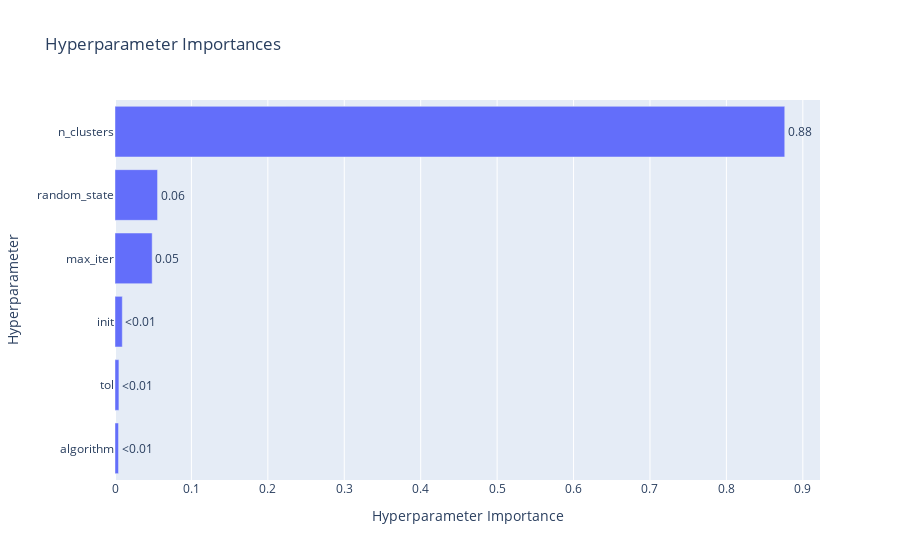

The notebook cell saved with this chart:
### Code cell
plot_param_importances(study)

### Figure 1 — Plotly figure (JSON) as saved in the notebook; plotly's stock layout.template omitted (floating-point values rounded to 4 significant figures)
{"data": [{"cliponaxis": false, "hovertemplate": ["algorithm (CategoricalDistribution): 0.004603429117579396<extra></extra>", "tol (FloatDistribution): 0.005130885081665265<extra></extra>", "init (CategoricalDistribution): 0.009583232081617453<extra></extra>", "max_iter (IntDistribution): 0.04864539203217733<extra></extra>", "random_state (IntDistribution): 0.0556890582965723<extra></extra>", "n_clusters (IntDistribution): 0.8763480033903882<extra></extra>"], "name": "Objective Value", "orientation": "h", "text": ["<0.01", "<0.01", "<0.01", "0.05", "0.06", "0.88"], "textposition": "outside", "type": "bar", "x": [0.004603, 0.005131, 0.009583, 0.04865, 0.05569, 0.8763], "y": ["algorithm", "tol", "init", "max_iter", "random_state", "n_clusters"]}], "layout": {"title": {"text": "Hyperparameter Importances"}, "xaxis": {"title": {"text": "Hyperparameter Importance"}}, "yaxis": {"title": {"text": "Hyperparameter"}}}}
